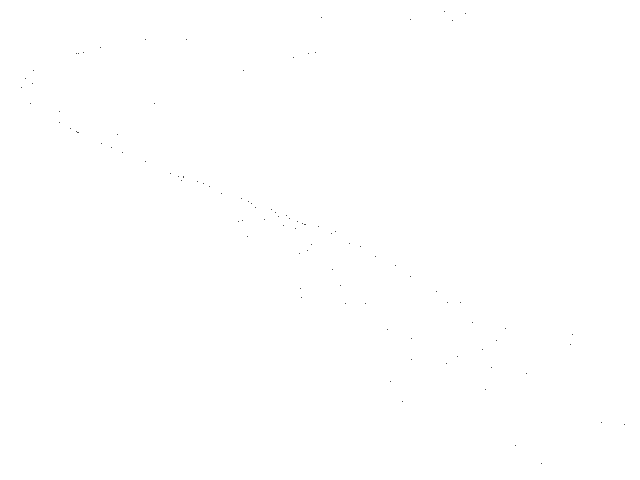
Frame 1 (no input)
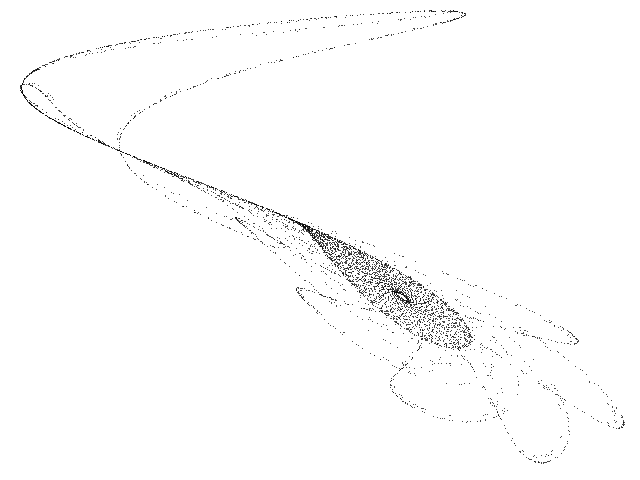
Frame 60 (the mouse pressed at the canvas centre just before this capture)
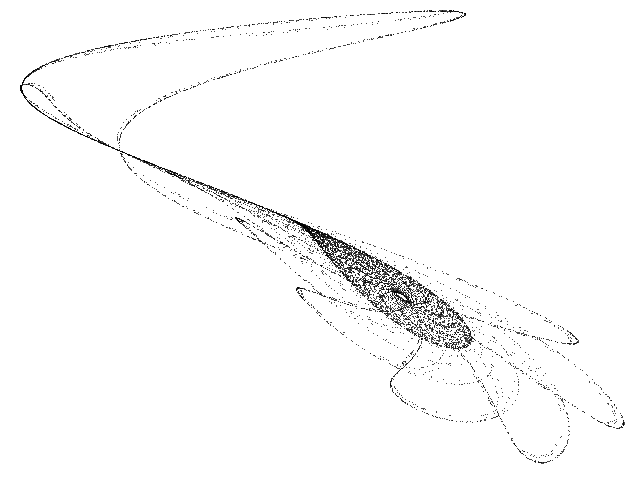
Frame 120 (the mouse held since frame 60 and released just before this capture)

The Processing sketch that drew these frames (run headless with seeded random() and noise(); from frame 60 on, the mouse is pressed at the canvas centre):

// Processing sketch: Sunflower
// ── Sunflower.pde
// Sunflower chaotic map //

  float x = 1.86;
  float y = 1.85;
  float a = -1.76;
  float b = 2.0;
  float c = 0.1;
  float d = 0.75;


void setup() {
  
  size(640, 480);
  background(255);
  
}

void draw() {
  
  for (int i=0;i<100;i++) {
    
    float nx = x;
    float ny = y;

    x = ((a+b*nx) * (nx+ny)) / (1+c*pow(nx,2)+d*pow(ny,2));
    y = nx;
  
    point(120+(100*x), 85+(75*y));
        
  }

}
